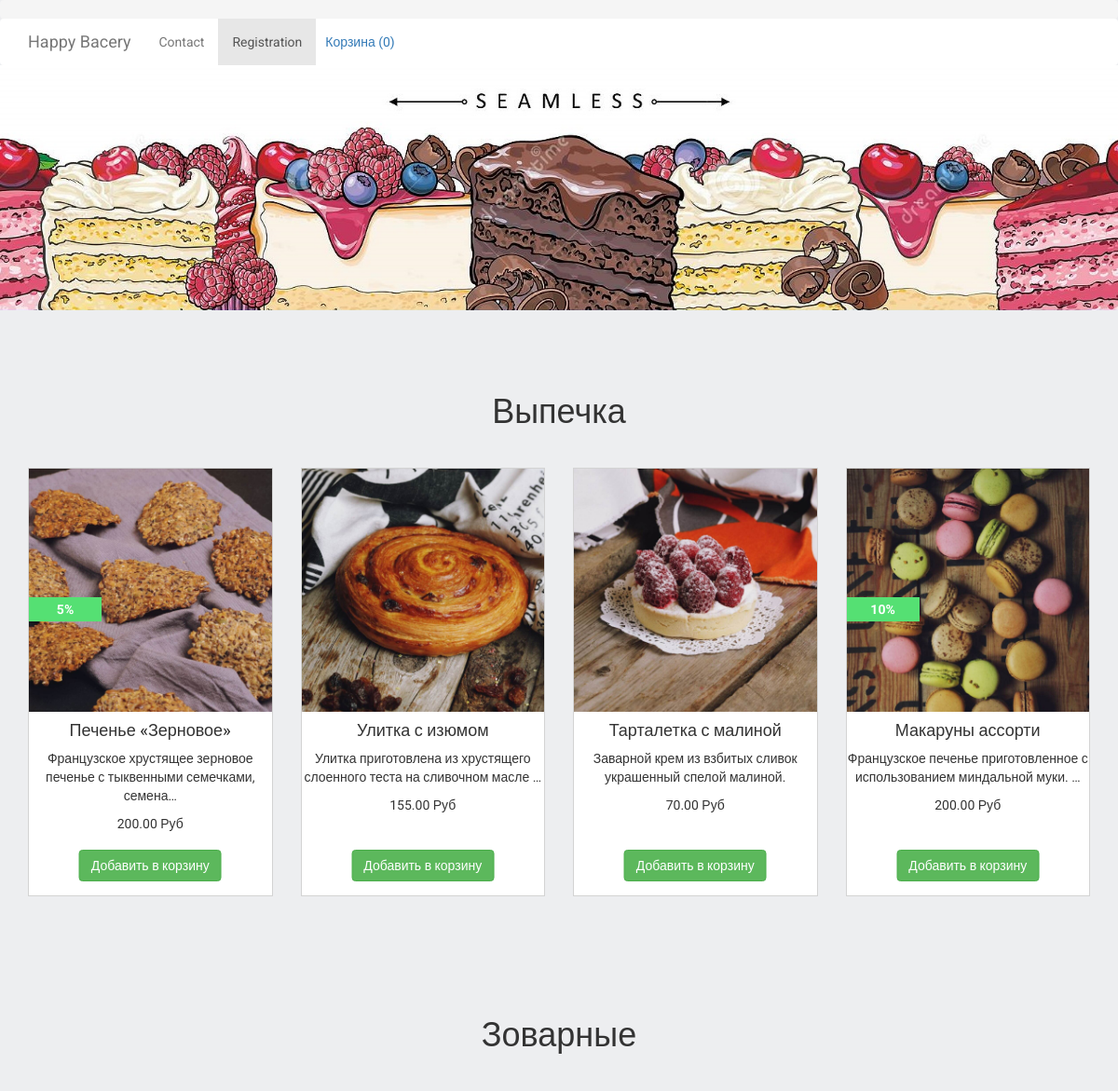
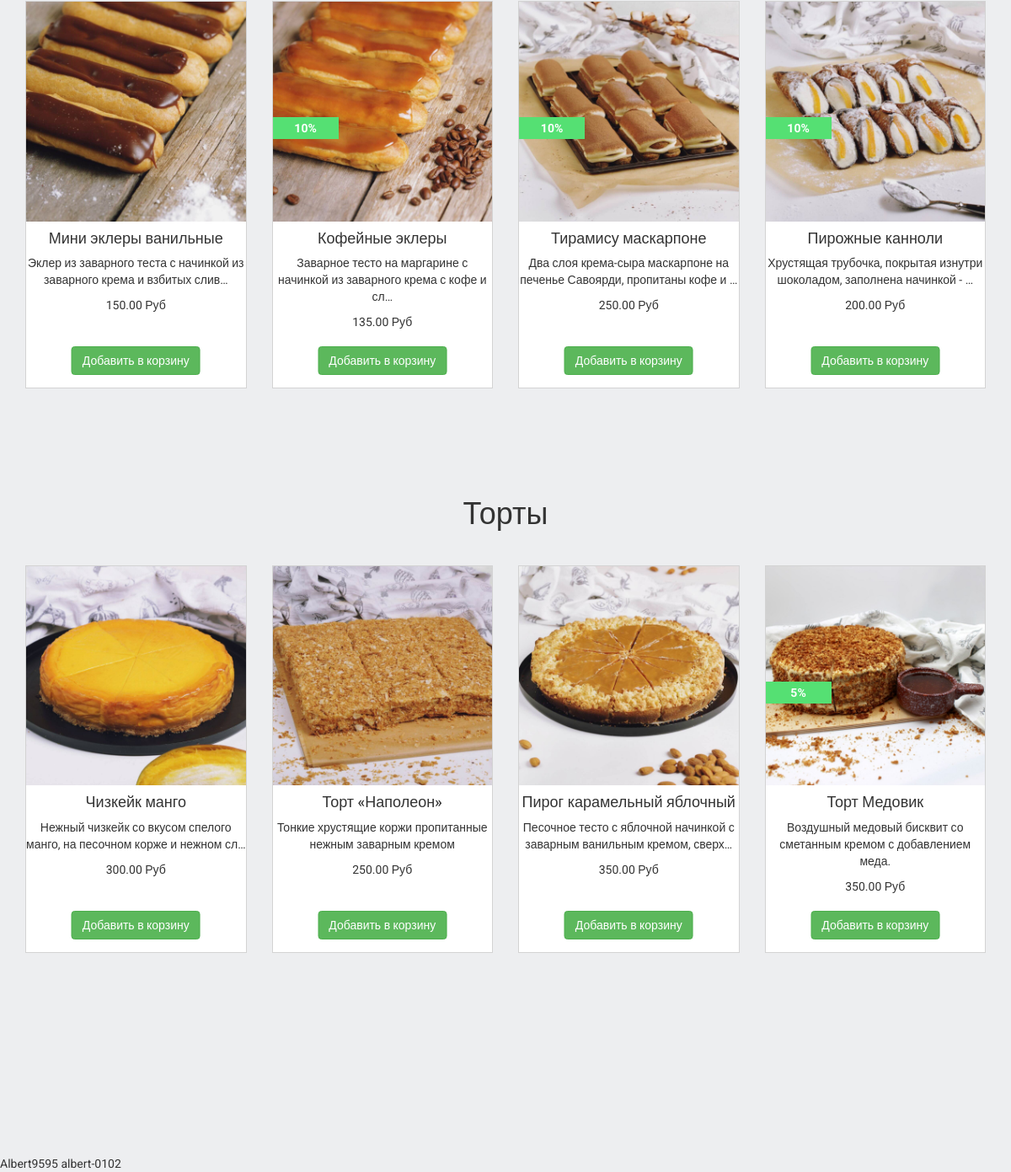
The page / on the database its author committed (2 pictures, top to bottom).
### products/models.py (models this page shows, shortened)
class ProductImage(models.Model):  # Создаем класс картинки
    product = models.ForeignKey(Product, blank=True, null=True, default=None, on_delete=models.DO_NOTHING) # отношение многие к одному поле можно оставить пустым,  хранить пустые значения как NULL в базе данных, вызываемое поле
    image = models.ImageField(upload_to='product_img/') #загруженный объект является допустимым изображением.
    is_active = models.BooleanField(default=True)#вызываемое поле
    is_main = models.BooleanField(default=False)#вызываемое поле
    created = models.DateTimeField(auto_now_add=True, auto_now=False) #создания или обновления
    updated = models.DateTimeField(auto_now_add=False, auto_now=True) #создания или обновления
    class Meta:
        verbose_name = "Фоторафия"
        verbose_name_plural = "Фотографии"

class Product(models.Model):  # Создаем класс продукт
    name = models.CharField(max_length=64, blank=True, null=True, default=None)# поле можно оставить пустым,  хранить пустые значения как NULL в базе данных, вызываемое поле
    price = models.DecimalField(max_digits=10, decimal_places=2, default=0)# макс цена, число после запятой
    discount = models.IntegerField(default=0)#вызываемое поле
    category = models.ForeignKey(ProductCategory, blank=True, null=True, default=None, on_delete=models.DO_NOTHING)# отношение многие к одному поле можно оставить пустым,  хранить пустые значения как NULL в базе данных, вызываемое поле
    description = models.TextField(blank=True, null=True, default=None)#поле можно оставить пустым,  хранить пустые значения как NULL в базе данных, вызываемое поле
    short_description = models.TextField(blank=True, null=True, default=None)#поле можно оставить пустым,  хранить пустые значения как NULL в базе данных, вызываемое поле
    created = models.DateTimeField(auto_now_add=True, auto_now=False) #создания или обновления
    updated = models.DateTimeField(auto_now_add=False, auto_now=True) #создания или обновления
    is_active = models.BooleanField(default=True)
    class Meta:
        verbose_name = "Товар"
        verbose_name_plural = "Товары"

### landing/views.py (the view)
# urls.py: url(r'^$', views.home, name='home'),
def home(request):
    products_images = ProductImage.objects.filter(is_active=True, is_main=True, product__is_active=True)
    products_images_jizkeyc = products_images.filter(product__category__id=4)
    products_images_zavar = products_images.filter(product__category__id=3)
    products_images_vipechka = products_images.filter(product__category__id=2)
    return render(request, 'landing/home.html', locals())

### orders/context_processors.py (called while the page is built)
def getting_basket_info(request):
    session_key = request.session.session_key
    if not session_key:
        request.session["session_key"] = 123
        request.session.cycle_key()
    products_in_basket = PoductInBasket.objects.filter(session_key=session_key, is_active=True, order__isnull=True)
    products_total_nmb = products_in_basket.count()
    return locals()

### templates/landing/home.html
{% extends 'base.html' %}
{% load static %}
{% block content %}
    <div class="section-top">
        <img src="{% static 'img/12344.jpg' %}" class="img-responsive">
    </div>
    <div class="section section1">
        <div class="container">
            <div class="row">
                <div class="col-lg-12">
                    <h1 class="text-center">
                        Выпечка
                    </h1>
                </div>
                {% for product_image in products_images_vipechka %}
                    {% include 'landing/product_item.html' %}
                {% endfor %}
            </div>
        </div>
    </div>
    <div class="section section2 phones-container">
        <div class="container">
            <div class="row">
                <div class="col-lg-12">
                    <h1 class="text-center">
                        Зоварные
                    </h1>
                </div>
                {% for product_image in products_images_zavar %}
                    {% include 'landing/product_item.html' %}
                {% endfor %}
            </div>
        </div>
    </div>
    <div class="section section3 laptops-container">
        <div class="container">
            <div class="row">
                <div class="col-lg-12">
                    <h1 class="text-center">
                        Торты
                    </h1>
                </div>
                {% for product_image in products_images_jizkeyc %}
                    {% include 'landing/product_item.html' %}
                {% endfor %}
            </div>
        </div>
    </div>
{% endblock %}

### templates/landing/product_item.html
<div class="col-lg-3">
    <div class="product-item">
        <div>
            <a href="{% url 'product' product_image.product.id %}">
                <img src="{{ product_image.image.url }}" class="img-responsive">
            </a>
        </div>
        {% if product_image.product.discount %}
            <div class="discount-container">
                <span>{{ product_image.product.discount }}%</span>
            </div>
        {% endif %}
        <h4>{{ product_image.product.name }}</h4>
        <p>
            {{ product_image.product.description|truncatechars_html:70 }}
        </p>
        <div>
            {{ product_image.product.price }} Руб
        </div>
        <div class="add-to-card-btn">
            <button class="btn btn-success">
                Добавить в корзину
            </button>
        </div>
    </div>
</div>

### static/static_dev/css/style.css (style rules this page uses)
html, body { height: 100%; max-height: 100%; font-family: 'Roboto', sans-serif; background-color: #edeef0; }
.section-top { margin-bottom: 20px }
.section { padding: 50px 0; }
.section h1 { margin-bottom: 40px; }
.product-item { height: 460px; background-color: white; border: 1px solid lightgrey; position: relative; padding: 0px 0 10px 0; text-align: center; margin-bottom: 10px; }
.add-to-card-btn { position: absolute; bottom: 15px; left: 50%; transform: translateX(-50%); }
.discount-container { position: absolute; top: 30%; background: #55e073; width: 30%; color: white; font-weight: 700; padding: 3px; }

### rows shown on the page
ProductImage: image (picture), product.discount "5", product.name "Печенье «Зерновое»", product.description "Французское хрустящее зерновое печенье с тыквенными семечками, семена…", product.price "200.00"
ProductImage: image (picture), product.name "Улитка с изюмом", product.description "Улитка приготовлена из хрустящего слоенного теста на сливочном масле …", product.price "155.00"
ProductImage: image (picture), product.name "Тарталетка с малиной", product.description "Заварной крем из взбитых сливок украшенный спелой малиной.", product.price "70.00"
ProductImage: image (picture), product.discount "10", product.name "Макаруны ассорти", product.description "Французское печенье приготовленное с использованием миндальной муки. …", product.price "200.00"
ProductImage: image (picture), product.name "Мини эклеры ванильные", product.description "Эклер из заварного теста с начинкой из заварного крема и взбитых слив…", product.price "150.00"
ProductImage: image (picture), product.discount "10", product.name "Кофейные эклеры", product.description "Заварное тесто на маргарине с начинкой из заварного крема с кофе и сл…", product.price "135.00"
ProductImage: image (picture), product.discount "10", product.name "Тирамису маскарпоне", product.description "Два слоя крема-сыра маскарпоне на печенье Савоярди, пропитаны кофе и …", product.price "250.00"
ProductImage: image (picture), product.discount "10", product.name "Пирожные канноли", product.description "Хрустящая трубочка, покрытая изнутри шоколадом, заполнена начинкой - …", product.price "200.00"
ProductImage: image (picture), product.name "Чизкейк манго", product.description "Нежный чизкейк со вкусом спелого манго, на песочном корже и нежном сл…", product.price "300.00"
ProductImage: image (picture), product.name "Торт «Наполеон»", product.description "Тонкие хрустящие коржи пропитанные нежным заварным кремом", product.price "250.00"
ProductImage: image (picture), product.name "Пирог карамельный яблочный", product.description "Песочное тесто с яблочной начинкой с заварным ванильным кремом, сверх…", product.price "350.00"
ProductImage: image (picture), product.discount "5", product.name "Торт Медовик", product.description "Воздушный медовый бисквит со сметанным кремом с добавлением меда.", product.price "350.00"
